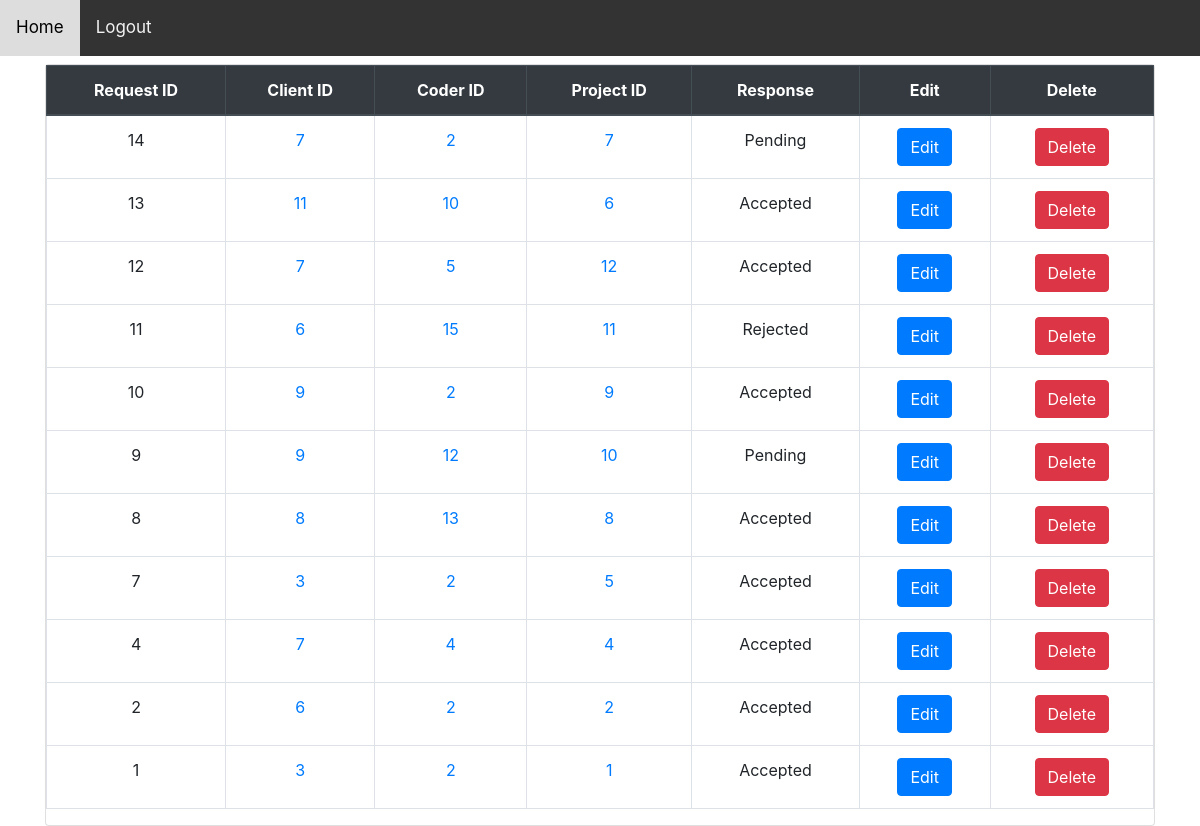
The page /admin/viewhirings.php (signed in) on the database its author committed.
### tables this page shows
CREATE TABLE IF NOT EXISTS `requests` (
`RequestID` int(12) NOT NULL,
  `ClientID` int(12) NOT NULL,
  `CoderID` int(12) NOT NULL,
  `ProjectID` varchar(12) NOT NULL,
  `Response` varchar(20) NOT NULL
);

### admin/viewhirings.php (the view, shortened to what this page needs)
<?php
    require_once("adminheader.php");
    require_once("../connection.php");
    $query = " SELECT * FROM requests ORDER BY RequestID DESC";
    $result = mysqli_query($conn,$query);
?>
<!DOCTYPE html>
<html lang="en">
<head>
    <link rel="stylesheet" a href="../CSS/bootstrap.css"/>
</head>
<body class="bg-white">
        <div class="container">
            <div class="row">
                <div class="col-lg-12 m-auto">
                    <div class="card mt-2">
                        <table class="table table-bordered table-hover text-center">
                            <thead class="thead-dark">
                            <tr>
                                <th> Request ID </th>
                                <th> Client ID </th>
                                <th> Coder ID </th>
                                <th> Project ID </th>
                                <th> Response </th>
                                <th> Edit  </th>
                                <th> Delete </th>
                            </tr>
                            </thead>
                            <?php
                                   if (mysqli_num_rows($result) > 0) {
                                    while($row=mysqli_fetch_assoc($result))
                                    {
                                        $RequestID = $row['RequestID'];
                                        $ClientID = $row['ClientID'];
                                        $CoderID = $row['CoderID'];
                                        $ProjectID = $row['ProjectID'];
                                        $Response= $row['Response'];
                            ?>
                                    <tr>
                                        <td><?php echo $RequestID; ?></td>
                                        <td><a href="viewclients.php?ClientID=<?php echo $ClientID; ?>"><?php echo $ClientID; ?></a></td>
                                        <td><a href="viewcoders.php?CoderID=<?php echo $CoderID; ?>"><?php echo $CoderID; ?></a></td>
                                        <td><a href="viewprojectslist.php?ProjectID=<?php echo $ProjectID; ?>"><?php echo $ProjectID; ?></a></td>
                                        <td><?php echo $Response; ?></td>
                                        <td><a href="edithirings.php?RequestID=<?php echo $RequestID; ?>"class="btn btn-primary" role="button">Edit</a></td>
                                        <td><a onClick="return confirm('Are you sure you want to delete?')" href='deletehirings.php?RequestID=<?php echo $RequestID; ?>' type='button' class='btn btn-danger'>Delete</a></td>
                                    </tr>
                           <?php
                                }
                            }
                            else{
                                $result1='<div class="alert alert-danger">No Hirings Yet</div>';
                                echo $result1;}
                            ?>
                        </table>
                    </div>
                </div>
            </div>
        </div>
</body>
</html>

### admin/adminheader.php (style rules this page uses)
body { margin: 1; font-family: Arial, Helvetica, sans-serif; }

### rows shown on the page
requests: RequestID "14", ClientID "7", CoderID "2", ProjectID "7", Response "Pending"
requests: RequestID "13", ClientID "11", CoderID "10", ProjectID "6", Response "Accepted"
requests: RequestID "12", ClientID "7", CoderID "5", ProjectID "12", Response "Accepted"
requests: RequestID "11", ClientID "6", CoderID "15", ProjectID "11", Response "Rejected"
requests: RequestID "10", ClientID "9", CoderID "2", ProjectID "9", Response "Accepted"
requests: RequestID "9", ClientID "9", CoderID "12", ProjectID "10", Response "Pending"
requests: RequestID "8", ClientID "8", CoderID "13", ProjectID "8", Response "Accepted"
requests: RequestID "7", ClientID "3", CoderID "2", ProjectID "5", Response "Accepted"
requests: RequestID "4", ClientID "7", CoderID "4", ProjectID "4", Response "Accepted"
requests: RequestID "2", ClientID "6", CoderID "2", ProjectID "2", Response "Accepted"
requests: RequestID "1", ClientID "3", CoderID "2", ProjectID "1", Response "Accepted"
